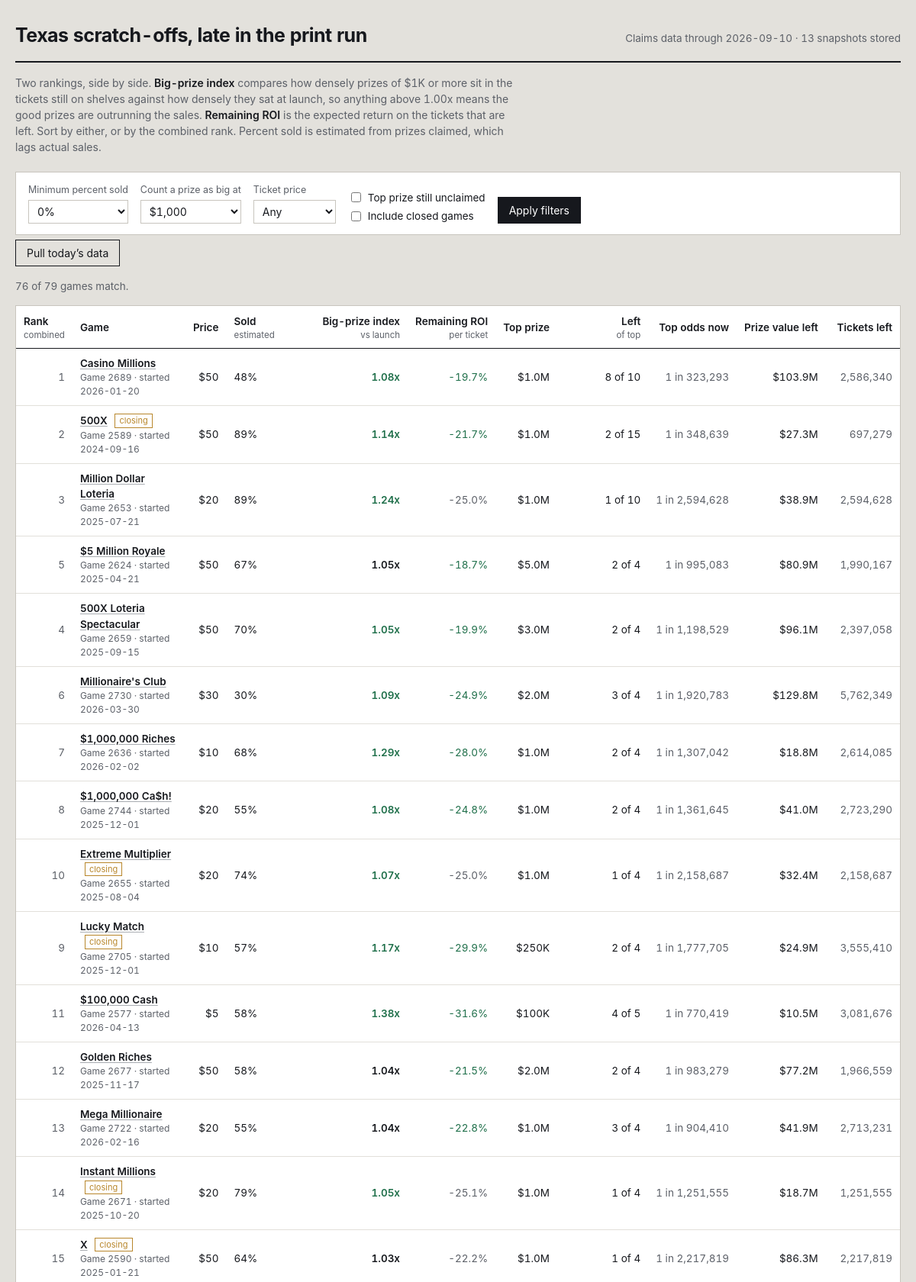
The page / (upper part) on the database its author committed.
### tables this page shows
CREATE TABLE games (
    game_number   INTEGER PRIMARY KEY,
    game_name     TEXT,
    ticket_price  REAL,
    start_date    TEXT,
    close_date    TEXT,
    total_tickets INTEGER,
    overall_odds  REAL,
    details_url   TEXT,
    closing_soon  INTEGER DEFAULT 0,
    active        INTEGER DEFAULT 1,
    first_seen    TEXT,
    last_seen     TEXT
);

### app.py (the view)
@app.route("/")
def index():
    conn = db.connect()
    db.init(conn)
    latest = db.latest_snapshot_date(conn)
    if not latest:
        conn.close()
        return render_template("empty.html", running=_refresh_state["running"])
    big_threshold = float(request.args.get("big", 1000))
    min_sold = float(request.args.get("min_sold", 0)) / 100.0
    price_filter = request.args.get("price", "")
    include_closed = request.args.get("closed") == "1"
    sort_key = request.args.get("sort", "combined")
    only_top = request.args.get("top_left") == "1"
    rows = _snapshot_rows(conn, latest, big_threshold)
    games = db.load_games(conn)
    shown = []
    for r in rows:
        g = games.get(r["game_number"], {})
        if not include_closed and not g.get("active", 1):
            continue
        if r["pct_sold"] < min_sold:
            continue
        if price_filter and float(price_filter) != r["price"]:
            continue
        if only_top and not r["top_left"]:
            continue
        shown.append(r)
    col, desc = SORTS.get(sort_key, SORTS["combined"])
    shown.sort(key=lambda r: (r.get(col) is None, r.get(col) if r.get(col) is not None else 0),
               reverse=desc)
    if not desc:
        shown = [r for r in shown if r.get(col) is not None] + \
                [r for r in shown if r.get(col) is None]
    prices = sorted({r["price"] for r in rows if r["price"]})
    history_dates = db.snapshot_dates(conn)
    conn.close()
    return render_template(
        "index.html",
        rows=shown,
        total=len(rows),
        snapshot_date=latest,
        snapshot_count=len(history_dates),
        big_threshold=int(big_threshold),
        min_sold=int(min_sold * 100),
        price_filter=price_filter,
        include_closed=include_closed,
        only_top=only_top,
        sort_key=sort_key,
        prices=prices,
        running=_refresh_state["running"],
    )

### app.py (called while the page is built)
def _snapshot_rows(conn, snapshot_date, big_threshold):
    games = db.load_games(conn)
    snap = db.load_snapshot(conn, snapshot_date)
    return metrics.rank_all(games, snap, big_threshold)

@app.template_filter("pct")
def fmt_pct(v, digits=1):
    return "—" if v is None else f"{v * 100:.{digits}f}%"

@app.template_filter("money")
def fmt_money(v):
    if v is None:
        return "—"
    if v >= 1_000_000:
        return f"${v / 1_000_000:.1f}M"
    if v >= 1_000:
        return f"${v / 1_000:,.0f}K"
    return f"${v:,.0f}"

@app.template_filter("num")
def fmt_num(v):
    return "—" if v is None else f"{v:,.0f}"

@app.template_filter("factor")
def fmt_factor(v):
    return "—" if v is None else f"{v:.2f}x"

@app.template_filter("odds")
def fmt_odds(v):
    return "—" if v is None else f"1 in {v:,.0f}"

### db.py (called while the page is built)
def connect(path=None):
    conn = sqlite3.connect(path or DB_PATH)
    conn.row_factory = sqlite3.Row
    conn.execute("PRAGMA foreign_keys = ON")
    return conn

def init(conn):
    conn.executescript(SCHEMA)
    conn.commit()

def latest_snapshot_date(conn):
    row = conn.execute("SELECT MAX(snapshot_date) AS d FROM prize_snapshots").fetchone()
    return row["d"] if row else None

def snapshot_dates(conn, game_number=None):
    if game_number is None:
        q = "SELECT DISTINCT snapshot_date FROM prize_snapshots ORDER BY snapshot_date"
        return [r[0] for r in conn.execute(q)]
    q = "SELECT DISTINCT snapshot_date FROM prize_snapshots WHERE game_number = ? ORDER BY snapshot_date"
    return [r[0] for r in conn.execute(q, (game_number,))]

def load_snapshot(conn, snapshot_date):
    out = {}
    q = """SELECT game_number, prize_level, total_prizes, prizes_claimed
           FROM prize_snapshots WHERE snapshot_date = ?"""
    for r in conn.execute(q, (snapshot_date,)):
        g = out.setdefault(r["game_number"], {"total": None, "levels": {}})
        if r["prize_level"] < 0:
            g["total"] = (r["total_prizes"], r["prizes_claimed"])
        else:
            g["levels"][r["prize_level"]] = (r["total_prizes"], r["prizes_claimed"])
    return out

def load_games(conn):
    return {r["game_number"]: dict(r) for r in conn.execute("SELECT * FROM games")}

### metrics.py (called while the page is built)
def _safe_div(a, b):
    return a / b if b else None

### templates/index.html (shortened to what this page needs)
{% extends "base.html" %}
{% macro sortlink(key, label, hint='') %}
  {% set q = request.args.to_dict() %}
  {% set _ = q.update({'sort': key}) %}
  <a href="{{ url_for('index', **q) }}">{{ label }}</a>
  {% if hint %}<span class="hint">{{ hint }}</span>{% endif %}
{% endmacro %}
{% block body %}
<header class="masthead">
  <h1>Texas scratch-offs, late in the print run</h1>
  <div class="meta">
    Claims data through {{ snapshot_date }} · {{ snapshot_count }} snapshot{{ '' if snapshot_count == 1 else 's' }} stored
  </div>
</header>
<p class="primer">
  Two rankings, side by side. <strong>Big-prize index</strong> compares how densely prizes of
  {{ big_threshold | money }} or more sit in the tickets still on shelves against how densely they
  sat at launch, so anything above 1.00x means the good prizes are outrunning the sales.
  <strong>Remaining ROI</strong> is the expected return on the tickets that are left. Sort by either,
  or by the combined rank. Percent sold is estimated from prizes claimed, which lags actual sales.
</p>
<form class="controls" method="get" action="{{ url_for('index') }}">
  <div class="field">
    <label for="min_sold">Minimum percent sold</label>
    <select id="min_sold" name="min_sold">
      {% for v in [0, 25, 50, 60, 70, 80, 90] %}
        <option value="{{ v }}" {{ 'selected' if min_sold == v }}>{{ v }}%</option>
      {% endfor %}
    </select>
  </div>
  <div class="field">
    <label for="big">Count a prize as big at</label>
    <select id="big" name="big">
      {% for v in [100, 500, 1000, 5000, 10000, 50000, 100000] %}
        <option value="{{ v }}" {{ 'selected' if big_threshold == v }}>${{ '{:,}'.format(v) }}</option>
      {% endfor %}
    </select>
  </div>
  <div class="field">
    <label for="price">Ticket price</label>
    <select id="price" name="price">
      <option value="">Any</option>
    </select>
  </div>
  <div class="checks">
    <label><input type="checkbox" name="top_left" value="1" {{ 'checked' if only_top }}> Top prize still unclaimed</label>
    <label><input type="checkbox" name="closed" value="1" {{ 'checked' if include_closed }}> Include closed games</label>
  </div>
  <button type="submit">Apply filters</button>
</form>
<form method="post" action="{{ url_for('do_refresh') }}" style="margin-bottom:16px">
  <button class="ghost" type="submit" {{ 'disabled' if running }}>
    {{ 'Pulling new data…' if running else 'Pull today’s data' }}
  </button>
</form>
<p class="count">{{ rows | length }} of {{ total }} games match.</p>
<div class="scroll">
<table>
  <thead>
    <tr>
      <th class="left">{{ sortlink('combined', 'Rank', 'combined') }}</th>
      <th class="left">Game</th>
      <th>{{ sortlink('price', 'Price') }}</th>
      <th class="left">{{ sortlink('sold', 'Sold', 'estimated') }}</th>
      <th>{{ sortlink('big', 'Big-prize index', 'vs launch') }}</th>
      <th>{{ sortlink('ev', 'Remaining ROI', 'per ticket') }}</th>
      <th>{{ sortlink('top_prize', 'Top prize') }}</th>
      <th>{{ sortlink('top_left', 'Left', 'of top') }}</th>
      <th>Top odds now</th>
      <th>{{ sortlink('value_left', 'Prize value left') }}</th>
      <th>Tickets left</th>
    </tr>
  </thead>
  <tbody>
  {% for r in rows %}
    <tr>
      <td class="rank">{{ r.rank_overall or '—' }}</td>
      <td class="left">
        <a class="name" href="{{ url_for('game_detail', game_number=r.game_number, big=big_threshold) }}">{{ r.game_name }}</a>
        {% if r.closing_soon %}<span class="tag">closing</span>{% endif %}
        <span class="sub">Game {{ r.game_number }}{% if r.start_date %} · started {{ r.start_date }}{% endif %}</span>
      </td>
      <td>${{ r.price | int }}</td>
      <td class="left sold {{ 'deep' if r.pct_sold >= 0.75 }}">
        {{ r.pct_sold | pct(0) }}
      </td>
      <td class="strong {{ 'pos' if r.big_index and r.big_index > 1.05 else ('neg' if r.big_index and r.big_index < 0.95 else '') }}">
        {{ r.big_index | factor }}
      </td>
      <td class="{{ 'pos' if r.roi_now and r.roi_now > (r.roi_start or -1) else 'dim' }}">
        {{ r.roi_now | pct }}
      </td>
      <td>{{ r.top_prize | money }}</td>
      <td>{{ r.top_left }} of {{ r.top_printed }}</td>
      <td class="dim">{{ r.top_odds_now | odds }}</td>
      <td>{{ r.value_left | money }}</td>
      <td class="dim">{{ r.tickets_left | num }}</td>
    </tr>
  {% else %}
    <tr><td colspan="11" class="left dim" style="padding:22px">No games match these filters. Loosen the minimum percent sold or clear the price filter.</td></tr>
  {% endfor %}
  </tbody>
</table>
</div>
{% endblock %}

### templates/base.html (shortened to what this page needs)
<!doctype html>
<html lang="en">
<head>
<link rel="stylesheet" href="{{ url_for('static', filename='style.css') }}">
</head>
<body>
<div class="wrap">
{% block body %}{% endblock %}
</div>
</body>
</html>

### static/style.css (style rules this page uses)
:root { --paper: #e3e1dc; --card: #ffffff; --ink: #16181d; --ink-soft: #5c6068; --rule: #c8c5be; --rule-soft: #e2e0da; --latex: #a9adb2; --good: #1f6f4a; --bad: #9b2c2c; --foil: #b8862b; --focus: #2d5bb9; }
* { box-sizing: border-box; }
html { -webkit-text-size-adjust: 100%; }
body { margin: 0; background: var(--paper); color: var(--ink); font-family: "Inter", "Segoe UI", -apple-system, BlinkMacSystemFont, Roboto, Helvetica, Arial, sans-serif; font-size: 15px; line-height: 1.5; font-variant-numeric: tabular-nums; }
a { color: var(--ink); text-decoration-color: var(--latex); text-underline-offset: 2px; }
.wrap { max-width: 1400px; margin: 0 auto; padding: 28px 20px 64px; }
.masthead { display: flex; flex-wrap: wrap; align-items: baseline; gap: 8px 20px; padding-bottom: 14px; border-bottom: 2px solid var(--ink); }
.masthead h1 { margin: 0; font-size: 25px; font-weight: 650; letter-spacing: -0.02em; }
.masthead .meta { color: var(--ink-soft); font-size: 13.5px; margin-left: auto; }
.primer { margin: 16px 0 22px; max-width: 74ch; color: var(--ink-soft); font-size: 14px; }
.primer strong { color: var(--ink); font-weight: 600; }
.controls { display: flex; flex-wrap: wrap; align-items: flex-end; gap: 16px; padding: 14px 16px; background: var(--card); border: 1px solid var(--rule); margin-bottom: 6px; }
.field { display: flex; flex-direction: column; gap: 4px; }
.field label { font-size: 12.5px; color: var(--ink-soft); }
.field select, .field input[type="number"] { font: inherit; font-size: 14px; padding: 5px 7px; border: 1px solid var(--rule); background: #fff; color: var(--ink); min-width: 108px; }
.checks { display: flex; flex-direction: column; gap: 4px; font-size: 13.5px; }
.checks label { display: flex; align-items: center; gap: 6px; }
button, .btn { font: inherit; font-size: 14px; padding: 6px 14px; border: 1px solid var(--ink); background: var(--ink); color: #fff; cursor: pointer; }
button.ghost { background: transparent; color: var(--ink); }
.count { font-size: 13.5px; color: var(--ink-soft); margin: 0 0 14px; }
.scroll { overflow-x: auto; background: var(--card); border: 1px solid var(--rule); }
table { border-collapse: collapse; width: 100%; font-size: 13.5px; }
thead th { position: sticky; top: 0; background: var(--card); text-align: right; font-weight: 600; padding: 10px 10px 8px; border-bottom: 1.5px solid var(--ink); white-space: nowrap; z-index: 2; }
thead th:first-child, thead th.left { text-align: left; }
thead th a { text-decoration: none; }
thead th .hint { display: block; font-weight: 400; font-size: 11.5px; color: var(--ink-soft); }
tbody td { padding: 9px 10px; border-bottom: 1px solid var(--rule-soft); text-align: right; white-space: nowrap; }
tbody td.left { text-align: left; white-space: normal; }
.rank { color: var(--ink-soft); width: 42px; }
.name { font-weight: 560; }
.sub { display: block; font-size: 12px; color: var(--ink-soft); font-weight: 400; }
.tag { display: inline-block; font-size: 11px; padding: 0 5px; border: 1px solid var(--foil); color: var(--foil); margin-left: 6px; vertical-align: 1px; }
.sold { min-width: 116px; }
.pos { color: var(--good); }
.dim { color: var(--ink-soft); }
.strong { font-weight: 620; }

### rows shown on the page
games: active "1", game_name "Casino Millions", game_number "2689", start_date "2026-01-20", price "50", pct_sold|pct "48%", big_index|factor "1.08x", roi_now|pct "-19.7%", top_prize "$1.0M", top_left "8", top_printed "10", top_odds_now|odds "1 in 323,293", value_left "$103.9M", tickets_left|num "2,586,340"
games: rank_overall "2", game_name "500X", closing_soon "closing", game_number "2589", start_date "2024-09-16", price "50", pct_sold|pct "89%", big_index|factor "1.14x", roi_now|pct "-21.7%", top_prize "$1.0M", top_left "2", top_printed "15", top_odds_now|odds "1 in 348,639", value_left "$27.3M", tickets_left|num "697,279"
games: rank_overall "3", game_name "Million Dollar Loteria", game_number "2653", start_date "2025-07-21", price "20", pct_sold|pct "89%", big_index|factor "1.24x", roi_now|pct "-25.0%", top_prize "$1.0M", top_left "1", top_printed "10", top_odds_now|odds "1 in 2,594,628", value_left "$38.9M", tickets_left|num "2,594,628"
games: rank_overall "5", game_name "$5 Million Royale", game_number "2624", start_date "2025-04-21", price "50", pct_sold|pct "67%", big_index|factor "1.05x", roi_now|pct "-18.7%", top_prize "$5.0M", top_left "2", top_printed "4", top_odds_now|odds "1 in 995,083", value_left "$80.9M", tickets_left|num "1,990,167"
games: rank_overall "4", game_name "500X Loteria Spectacular", game_number "2659", start_date "2025-09-15", price "50", pct_sold|pct "70%", big_index|factor "1.05x", roi_now|pct "-19.9%", top_prize "$3.0M", top_left "2", top_printed "4", top_odds_now|odds "1 in 1,198,529", value_left "$96.1M", tickets_left|num "2,397,058"
games: rank_overall "6", game_name "Millionaire's Club", game_number "2730", start_date "2026-03-30", price "30", pct_sold|pct "30%", big_index|factor "1.09x", roi_now|pct "-24.9%", top_prize "$2.0M", top_left "3", top_printed "4", top_odds_now|odds "1 in 1,920,783", value_left "$129.8M", tickets_left|num "5,762,349"
games: rank_overall "7", game_name "$1,000,000 Riches", game_number "2636", start_date "2026-02-02", price "10", pct_sold|pct "68%", big_index|factor "1.29x", roi_now|pct "-28.0%", top_prize "$1.0M", top_left "2", top_printed "4", top_odds_now|odds "1 in 1,307,042", value_left "$18.8M", tickets_left|num "2,614,085"
games: rank_overall "8", game_name "$1,000,000 Ca$h!", game_number "2744", start_date "2025-12-01", price "20", pct_sold|pct "55%", big_index|factor "1.08x", roi_now|pct "-24.8%", top_prize "$1.0M", top_left "2", top_printed "4", top_odds_now|odds "1 in 1,361,645", value_left "$41.0M", tickets_left|num "2,723,290"
games: rank_overall "10", game_name "Extreme Multiplier", closing_soon "closing", game_number "2655", start_date "2025-08-04", price "20", pct_sold|pct "74%", big_index|factor "1.07x", roi_now|pct "-25.0%", top_prize "$1.0M", top_left "1", top_printed "4", top_odds_now|odds "1 in 2,158,687", value_left "$32.4M", tickets_left|num "2,158,687"
games: rank_overall "9", game_name "Lucky Match", closing_soon "closing", game_number "2705", start_date "2025-12-01", price "10", pct_sold|pct "57%", big_index|factor "1.17x", roi_now|pct "-29.9%", top_prize "$250K", top_left "2", top_printed "4", top_odds_now|odds "1 in 1,777,705", value_left "$24.9M", tickets_left|num "3,555,410"
games: rank_overall "11", game_name "$100,000 Cash", game_number "2577", start_date "2026-04-13", price "5", pct_sold|pct "58%", big_index|factor "1.38x", roi_now|pct "-31.6%", top_prize "$100K", top_left "4", top_printed "5", top_odds_now|odds "1 in 770,419", value_left "$10.5M", tickets_left|num "3,081,676"
games: rank_overall "12", game_name "Golden Riches", game_number "2677", start_date "2025-11-17", price "50", pct_sold|pct "58%", big_index|factor "1.04x", roi_now|pct "-21.5%", top_prize "$2.0M", top_left "2", top_printed "4", top_odds_now|odds "1 in 983,279", value_left "$77.2M", tickets_left|num "1,966,559"
games: rank_overall "13", game_name "Mega Millionaire", game_number "2722", start_date "2026-02-16", price "20", pct_sold|pct "55%", big_index|factor "1.04x", roi_now|pct "-22.8%", top_prize "$1.0M", top_left "3", top_printed "4", top_odds_now|odds "1 in 904,410", value_left "$41.9M", tickets_left|num "2,713,231"
games: rank_overall "14", game_name "Instant Millions", closing_soon "closing", game_number "2671", start_date "2025-10-20", price "20", pct_sold|pct "79%", big_index|factor "1.05x", roi_now|pct "-25.1%", top_prize "$1.0M", top_left "1", top_printed "4", top_odds_now|odds "1 in 1,251,555", value_left "$18.7M", tickets_left|num "1,251,555"
games: rank_overall "15", game_name "X", closing_soon "closing", game_number "2590", start_date "2025-01-21", price "50", pct_sold|pct "64%", big_index|factor "1.03x", roi_now|pct "-22.2%", top_prize "$1.0M", top_left "1", top_printed "4", top_odds_now|odds "1 in 2,217,819", value_left "$86.3M", tickets_left|num "2,217,819"

### other values the page prints
{{ snapshot_date }} "2026-09-10"
{{ snapshot_count }} "13"
{{ '' if snapshot_count == 1 else 's' }} "s"
{{ big_threshold | money }} "$1K"
{{ 'Pulling new data…' if running else 'Pull today’s data' }} "Pull today’s data"
{{ rows | length }} "76"
{{ total }} "79"
{{ label }} "Rank Price Sold Big-prize index Remaining ROI Top prize Left Prize value left"
{{ hint }} "combined estimated vs launch per ticket of top"
form field min_sold "0%"
